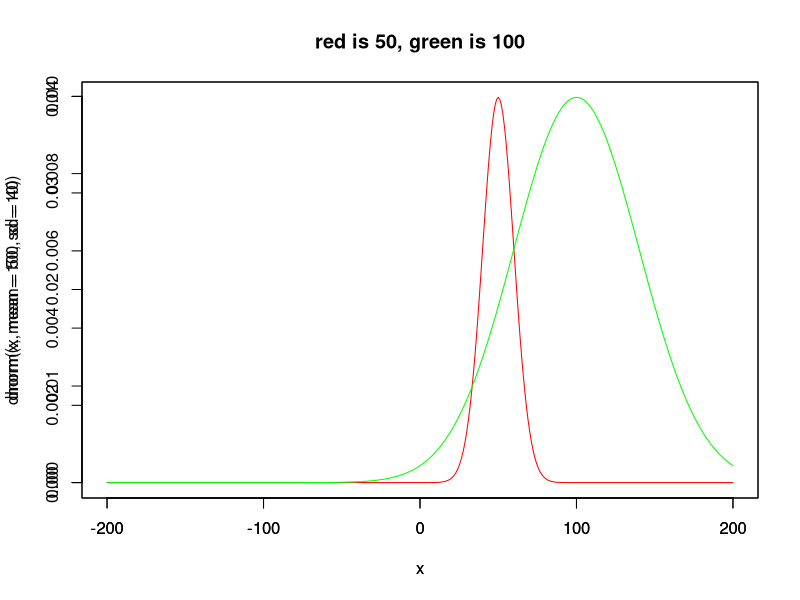

Write R code to recreate this figure.
# Title     : TODO
# Objective : TODO
# Created by: coeat
# Created on: 2021/04/23


x <- seq(-200, 200)
plot(x, dnorm(x, mean=50, sd=10), type='l', col='red',main='red is 50, green is 100')
par(new=TRUE)
plot(x, dnorm(x, mean=100, sd=40), type='l', col='green')


